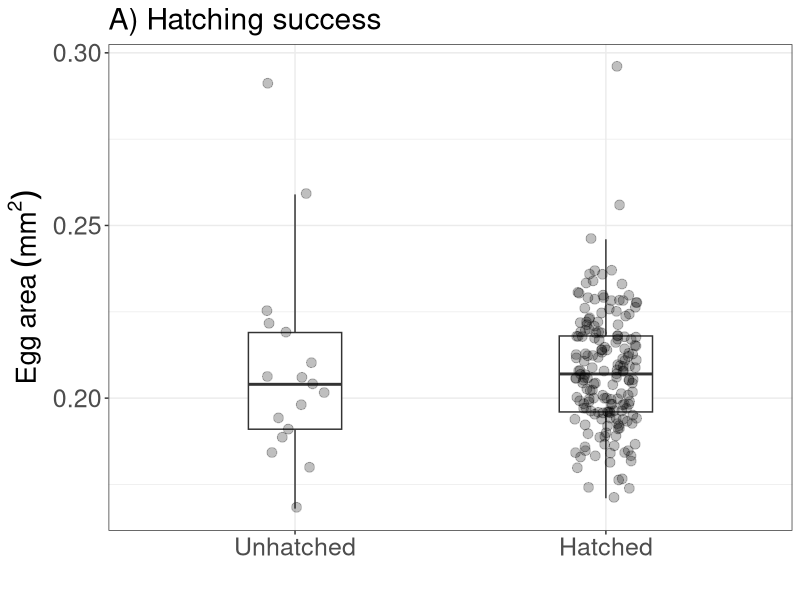
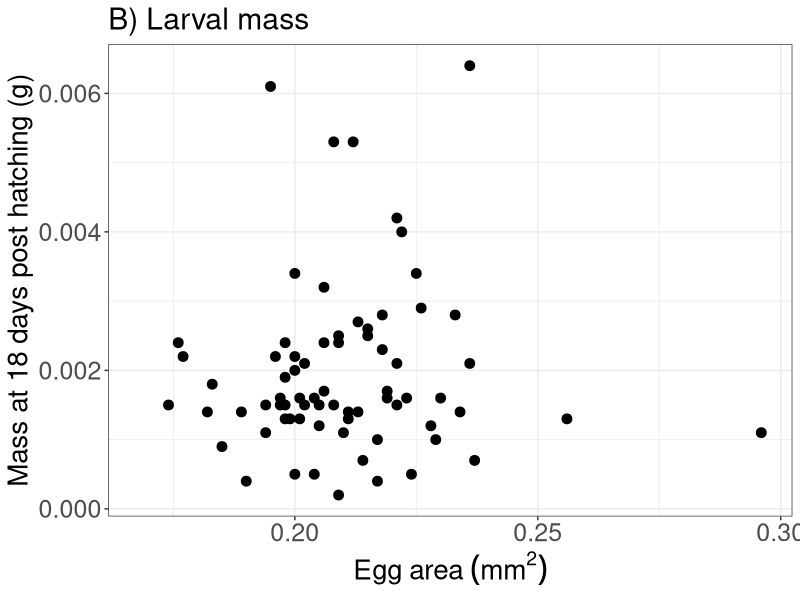
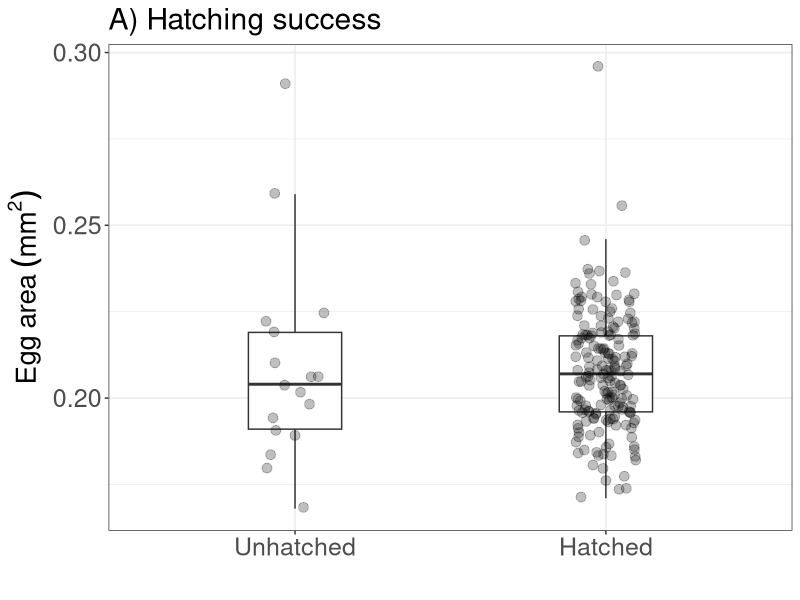
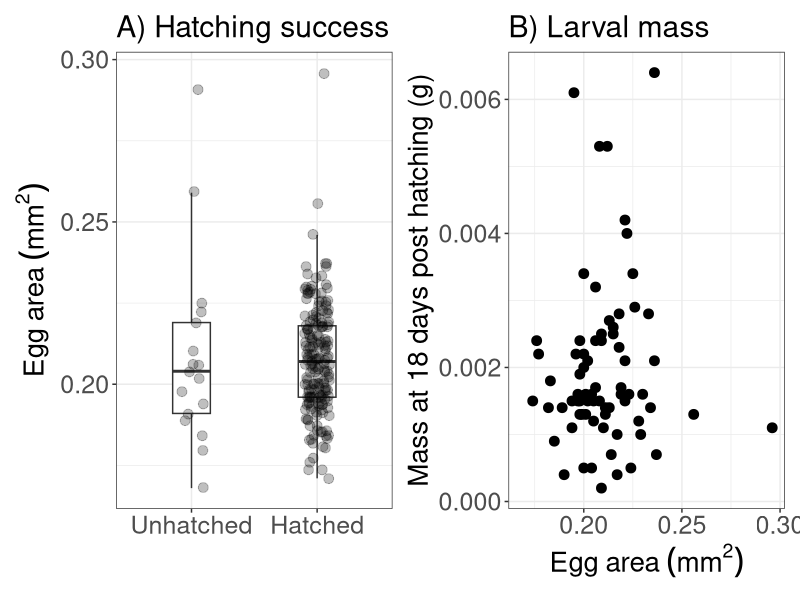

Write R code to recreate these figures, in order. (Note: this script raises an error after producing the figures.)
## ---- chunk 1
library(here)
library(tidyverse)
library(ggplot2)
library(lmerTest)
library(patchwork)
## ---- chunk 2
caterpillar_data <- read.csv(here("data", "clean data", "caterpillar_data.csv"))

#caterpillar_data <- caterpillar_data %>%
  #filter(!is.na(hatch_date)) 

caterpillar_data$pupal_treatment <- as.factor(caterpillar_data$pupal_treatment)
caterpillar_data$hatch_date <- as.Date(caterpillar_data$hatch_date)
caterpillar_data$weight_1 <- as.numeric(caterpillar_data$weight_1)


## ---- chunk 3

caterpillar_data <- caterpillar_data %>%
  filter(!is.na(hatched))
  

hatching_plot <- ggplot(caterpillar_data, aes(x = factor(hatched, labels = c("Unhatched", "Hatched")), y = size_01)) +
  geom_boxplot(width = 0.3, outlier.shape = NA) +
  geom_jitter(width = 0.1, alpha = 0.25, size = 3) +
  labs(x = "", y = expression(Egg~area~(mm^2)), title = "A) Hatching success") +
  theme_bw() +
    theme(
    text = element_text(size = 18),            # increases all text
    axis.title = element_text(size = 20),      # axis titles bigger
    axis.text = element_text(size = 18),       # axis tick labels bigger
    legend.text = element_text(size = 18),     # legend text bigger
    legend.title = element_text(size = 20)
    )

hatching_plot

ggsave(
  here("figures", "hatching success.png"),
  plot = hatching_plot,
  width = 10,
  height = 5,
  dpi = 300
)



## ---- chunk 4

caterpillar_size <- ggplot(caterpillar_data, aes(x = size_01, y = weight_1)) +
  geom_point(size = 3) +
  labs(y = "Mass at 18 days post hatching (g)", x = expression(Egg~area~(mm^2)), title = "B) Larval mass") +
  theme_bw() +
    theme(
    text = element_text(size = 18),            # increases all text
    axis.title = element_text(size = 20),      # axis titles bigger
    axis.text = element_text(size = 18),       # axis tick labels bigger
    legend.text = element_text(size = 18),     # legend text bigger
    legend.title = element_text(size = 20)
    )

caterpillar_size

caterpillar_plot <-  hatching_plot + caterpillar_size

ggsave(
  here("figures", "caterpillar plot.png"),
  plot = caterpillar_plot,
  width = 20,
  height = 10,
  dpi = 300
)

## ---- chunk 5

names(caterpillar_data) <- names(caterpillar_data) %>%
  gsub("^weight([0-9]+)$", "weight_\\1", .)

long_data <- caterpillar_data %>%
  mutate(id = row_number()) %>%
  pivot_longer(
    cols = matches("^(weight|weighday)_\\d+$"),
    names_to = c(".value", "time"),
    names_pattern = "(weight|weighday)_(\\d+)"
  )

long_data$weighday <- as.Date(long_data$weighday)

long_data <- long_data %>%
  mutate(days_post_hatch = as.numeric(weighday - hatch_date)) %>%
  filter(!is.na("weight"))



#random intercepts and random slopes
model <- lmer(weight ~ days_post_hatch * size_01 + pupal_treatment + (1 | clutchID) + (days_post_hatch | eggID), data = long_data)

#random intercepts only
model <- lmer(weight ~ days_post_hatch * size_01 + pupal_treatment + (1 | clutchID/eggID), data = long_data)
summary(model)

#another option - different slopes per treatment, not per individual caterpillar. seems better.
model <- lmer(weight ~ days_post_hatch * size_01 + days_post_hatch * pupal_treatment + (1|clutchID/eggID), data = long_data)

summary(model)

ggplot(long_data, aes(days_post_hatch, weight, colour = pupal_treatment)) +
  geom_point() +
  geom_smooth(method = "lm", se = FALSE) +
  theme_minimal()





ggplot(long_data, aes(x = weighday, y = weight, group = id)) +
  geom_line(alpha = 0.5) +
  geom_point() +
  labs(x = "Day", y = "Weight", title = "Caterpillar growth over time") +
  theme_minimal()

ggplot(long_data, aes(x = days_post_hatch, y = weight, group = id)) +
  geom_line(alpha = 0.5) +
  geom_point(size = 3) +
  scale_x_continuous(breaks = c(18, 24, 30)) +
  labs(x = "Days post hatching", y = "Weight (g)",
       title = "") +
  theme_bw() +
    theme(
    text = element_text(size = 18),            # increases all text
    axis.title = element_text(size = 20),      # axis titles bigger
    axis.text = element_text(size = 18),       # axis tick labels bigger
    legend.text = element_text(size = 18),     # legend text bigger
    legend.title = element_text(size = 20)
    )

ggplot(long_data, aes(days_post_hatch, weight, colour = size_01, group = eggID)) +
  geom_line(alpha = 0.3) +
  geom_point() +
  scale_colour_viridis_c(option = "viridis")
